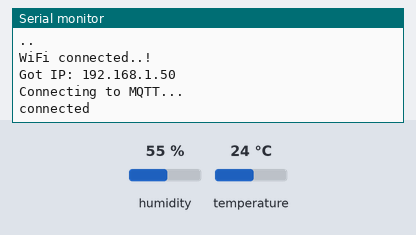
Simulated run of this program. Board: ESP8266 (NodeMCU). Parts: the last lines printed to the serial monitor. Inputs (shaded band) come from the test bench; at power-on: humidity 55 %, temperature 24 °C. WiFi joins after 1.5 s; servers stay silent unless stated; no MQTT or app messages arrive unless stated.

Above: at 3.3 s.
3.4 s: humidity set to 22 %
At 10.8 s:
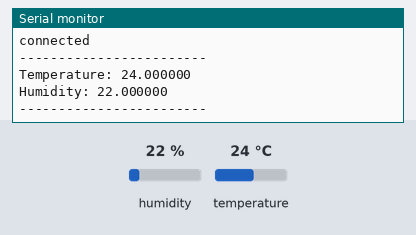
16.7 s: temperature set to 12 °C
At 20.8 s:
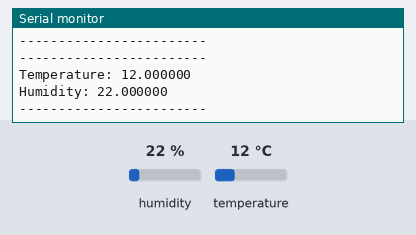
30.0 s: humidity set to 40 %
At 30.8 s:
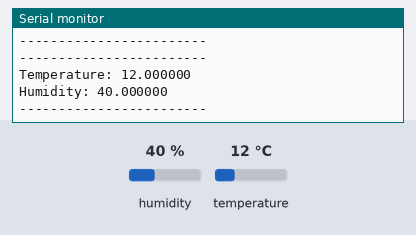

The program:

main.cpp
```cpp
#include "DHT.h"
#include <ESP8266WiFi.h>
#include <PubSubClient.h>

#define DHTTYPE DHT22
#define BUFFER_SIZE 7

WiFiClient espClient;
PubSubClient client(espClient);

uint8_t DHTPin = D2;
DHT dht(DHTPin, DHTTYPE); /* Serial communication */

float Temperature;
float Humidity;
char BUF[7];

const char* ssid = "******";  // Enter SSID here
const char* password = "*******";  //Enter Password here
const char* mqttServer = "*******";    // IP adress Raspberry Pi
const int mqttPort = 1883; // Enter mqtt port
const char* temperature_topic = "dht22/temp"; // topic 1
const char* humidity_topic_topic = "dht22/hum"; // topic 2
const long interval = 10000; // measure every 10 seconds

unsigned long previousMillis = 0;

void setup(){
  Serial.begin(115200);
  delay(100);

  pinMode(DHTPin, INPUT);

  dht.begin();

  Serial.println("Connecting to ");
  Serial.println(ssid);

  //connect to your local wi-fi network
  WiFi.begin(ssid, password);

  //check wi-fi is connected to wi-fi network
  while (WiFi.status() != WL_CONNECTED) {
  delay(1000);
  Serial.print(".");
  }

  Serial.println("");
  Serial.println("WiFi connected..!");
  Serial.print("Got IP: ");  Serial.println(WiFi.localIP());

  client.setServer(mqttServer, mqttPort);

  while (!client.connected()) {
    Serial.println("Connecting to MQTT...");

    if (client.connect("ESP8266Client")) {

      Serial.println("connected");

    } else {

      Serial.print("failed with state ");
      Serial.print(client.state());
      delay(2000);

    }
  }
  client.subscribe("dht22/temp");
  client.subscribe("dht22/hum");
}

void loop(){
  unsigned long currentMillis = millis();

  if(currentMillis - previousMillis >= interval){

    previousMillis = currentMillis;
    Temperature = dht.readTemperature(); // reading temperature from sensor
    Humidity = dht.readHumidity(); // reading humidity from sensor

    char buffer_temp[BUFFER_SIZE];
    //1 char for the sign, 1 char for the decimal dot, 4 chars for the value & 1 char for null termination
    dtostrf(Temperature, BUFFER_SIZE - 1 /*width, including the decimal dot and minus sign*/, 2 /*precision*/, buffer_temp);
    client.publish("dht22/temp", buffer_temp, BUFFER_SIZE);

    char buffer_hum[BUFFER_SIZE];
    dtostrf(Humidity, BUFFER_SIZE - 1 /*width, including the decimal dot and minus sign*/, 2 /*precision*/, buffer_hum);
    client.publish("dht22/hum", buffer_hum, BUFFER_SIZE);

    Serial.println("------------------------");
    Serial.printf("Temperature: %f\n", Temperature);
    Serial.printf("Humidity: %f\n", Humidity);
    Serial.println("------------------------");

  }

}
```

Measured:
- after the input at 3.4 s, the serial monitor: prints a new line after 6.6 s (image 1)
- after the input at 16.7 s, the serial monitor: prints a new line after 3.3 s (image 2)
- after the input at 30.0 s, the serial monitor: prints a new line at once (image 3)
